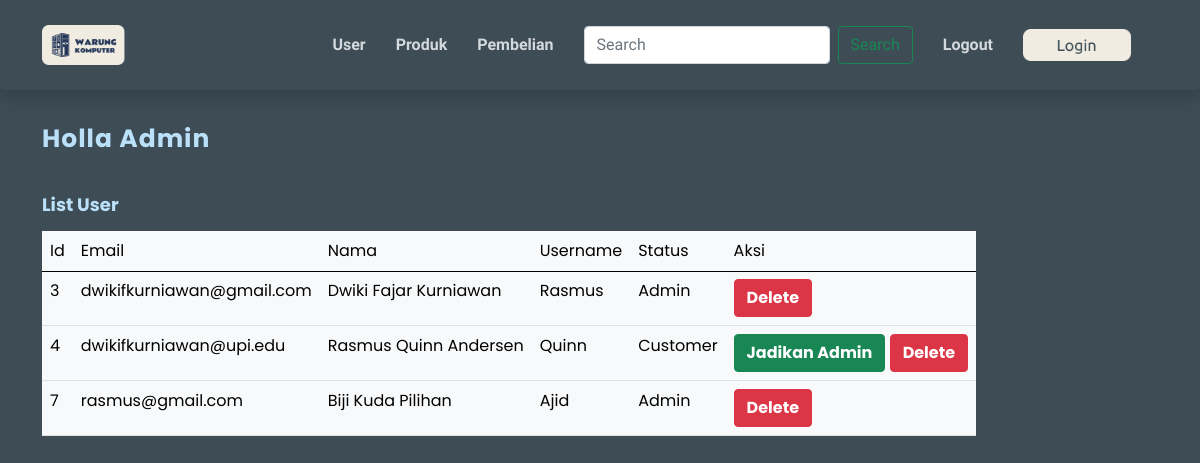
Screenshot of /user.php with the database file from the repository.
### tables this page shows
CREATE TABLE `user` (
  `id` int(11) NOT NULL,
  `email` varchar(255) NOT NULL,
  `nama` varchar(255) NOT NULL,
  `username` varchar(255) NOT NULL,
  `password` varchar(255) NOT NULL,
  `status_admin` int(11) NOT NULL,
  `wallet` int(15) NOT NULL
);

### conf.php (called while the page is built)
<?php
$db_host = "localhost";
$db_user = "root";
$db_password = "";
$db_name = "tubes_rpl";
?>

### includes/DB.class.php (called while the page is built, shortened)
<?php
class DB{
	var $db_host = '';
	var $db_user = '';
	var $db_password = '';
	var $db_name = '';
	var $db_link = '';
	var $result = 0;
	function DB($db_host='', $db_user='', $db_password='', $db_name=''){
		$this->db_host = $db_host;
		$this->db_user = $db_user;
		$this->db_password = $db_password;
		$this->db_name = $db_name;
	}
	function open(){
		$this->db_link = mysqli_connect($this->db_host, $this->db_user, $this->db_password, $this->db_name);
	}
	function execute($query=""){
		$this->result = mysqli_query($this->db_link, $query);
		return $this->result;
	}
	function getResult(){
		return mysqli_fetch_array($this->result);
	}
}
 ?>

### includes/User.class.php (called while the page is built, shortened)
<?php
class User extends DB{
	function getUser(){
		$query = "SELECT * FROM user";
		return $this->execute($query);
	}
}
?>

### user.php (the view, shortened to what this page needs)
<?php
include("conf.php");
include("includes/DB.class.php");
include("includes/User.class.php");
$ouser = new User($db_host, $db_user, $db_password, $db_name);
$ouser->open();
$data = null;
if(isset($_SESSION['id'])){
    $data .= '<a class="nav-link scrollto" href="#">
    ' . $_SESSION['uname'] . '
    </a>';
}
else{
    $data .= '<a class="nav-link scrollto" href="login.php"><img src="templates/img/login.png" alt="" width="80%" height="80%"></a>';
}
$ouser->getUser();
$tabel = null;
while (list($id, $email, $nama, $username, $password, $status) = $ouser->getResult()) {
    if($status == 1){
        $status = "Admin";
        $tabel .= "<tr>
        <td>" . $id . "</td>
        <td>" . $email . "</td>
        <td>" . $nama . "</td>
        <td>" . $username . "</td>
        <td>" . $status . "</td>
        <td>
        <button class='btn btn-danger'><a href='deleteuser.php?id_hapus=" . $id . "' style='color: white; font-weight: bold;'>Delete</a></button>
        </td>
        </tr>";
    }
    else {
        $status = "Customer";
        $tabel .= "<tr>
        <td>" . $id . "</td>
        <td>" . $email . "</td>
        <td>" . $nama . "</td>
        <td>" . $username . "</td>
        <td>" . $status . "</td>
        <td>
        <button class='btn btn-success'><a href='updateadmin.php?id=".$id."' style='color: white; font-weight: bold;'>Jadikan Admin</a></button>
        <button class='btn btn-danger'><a href='deleteuser.php?id_hapus=" . $id . "' style='color: white; font-weight: bold;'>Delete</a></button>
        </td>
        </tr>";
    }
}

### templates/css/style.css (style rules this page uses)
body { background-color: #3D4C55; font-family: Poppins; }
.header { background-color: #3D4C55; transition: all 0.5s; z-index: 997; padding: 20px 0; }
.header .logo { line-height: 0; }
.header .logo img { max-height: 40px; margin-right: 6px; }
.navbar { padding: 0; font-family: Ubuntu; }
.navbar ul { margin: 0; padding: 0; display: flex; list-style: none; align-items: center; }
.navbar li { position: relative; }
.navbar a { display: flex; align-items: center; justify-content: space-between; padding: 10px 0 10px 30px; font-size: 16px; font-weight: 700; color: #d4d9dd; white-space: nowrap; transition: 0.3s; }
section { padding: 60px 0; overflow: hidden; }
.section-header2 { text-align: left; padding: 40px 0; }
.section-header2 h2 { font-size: 25px; letter-spacing: 1px; font-weight: 700; margin: 0; color: #BBE1FA; }
.main h3 { color: black; font-weight: 700; font-size: 18px; margin-bottom: 15px; }
.main a { text-decoration: none; }

### rows the page displays
user: id "3", email "dwikifkurniawan@gmail.com", nama "Dwiki Fajar Kurniawan", username "Rasmus", status_admin "Admin"
user: id "4", email "dwikifkurniawan@upi.edu", nama "Rasmus Quinn Andersen", username "Quinn", status_admin "Customer"
user: id "7", email "rasmus@gmail.com", nama "Biji Kuda Pilihan", username "Ajid", status_admin "Admin"
